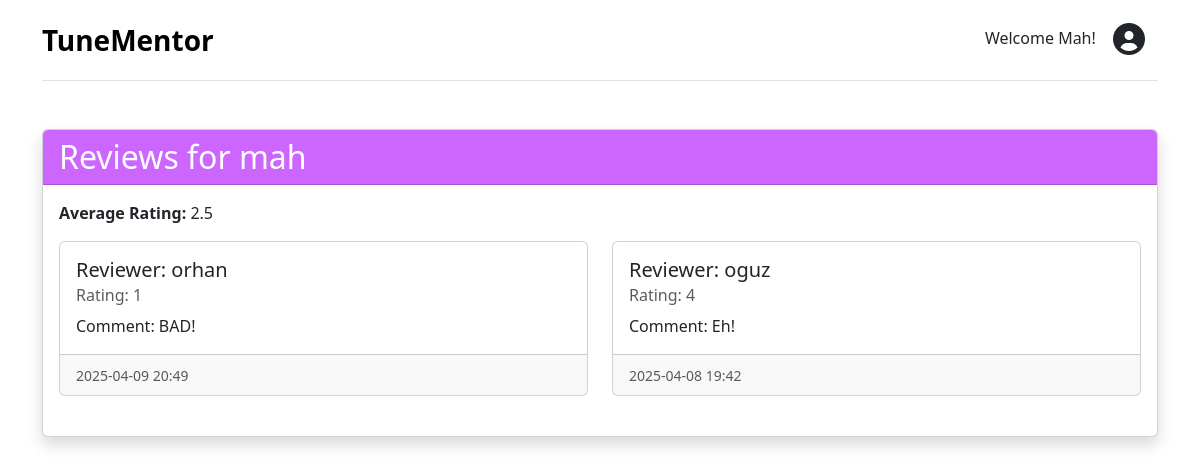
Page /instructor_reviews (signed in) on the committed database.
### tunementor/models.py (models this page shows, shortened)
class User(AbstractUser):
    ROLE_CHOICES = [
        ('instructor', 'Instructor'),
        ('apprentice', 'Apprentice')
    ]
    role = models.CharField(max_length=32, choices=ROLE_CHOICES, default="apprentice")
    profile_picture = models.ImageField(upload_to='profile_pictures/', blank=True, null=True)

class InstructorProfile(models.Model):
    CITY_CHOICES = [
        ('berlin', 'Berlin'),
        ('munich', 'Munich'),
        ('hamburg', 'Hamburg')
    ]
    LEVEL_CHOICES = [
        ('beginner', 'Beginner'),
        ('intermediate', 'Intermediate')
    ]
    instructor = models.OneToOneField(User, on_delete=models.CASCADE, related_name="instructor_profile")
    bio = models.TextField(blank=True, null=True)
    city = models.CharField(max_length=32, choices=CITY_CHOICES, default="berlin")
    level = models.CharField(max_length=32, choices=LEVEL_CHOICES, default="intermediate")
    instruments = models.ManyToManyField(Instrument, blank=True, related_name="instructors")
    def get_reviews(self):
        return self.reviews.all().order_by('-id')
    def get_avr_rating(self):
        reviews = self.get_reviews()
        if reviews.exists():
            return sum(review.rating for review in reviews) / reviews.count()
        return None

class Review(models.Model):
    reviewer = models.ForeignKey(User, on_delete=models.CASCADE, related_name="reviews_written")
    instructor_profile = models.ForeignKey(InstructorProfile, on_delete=models.CASCADE, related_name="reviews")
    rating = models.IntegerField(choices=[(i, i) for i in range(1, 6)])
    comment = models.TextField(blank=True, null=True)
    timestamp = models.DateTimeField(auto_now_add=True)

### tunementor/views.py (the view)
# urls.py: path("instructor_reviews", views.instructor_reviews, name="instructor_reviews"),
@login_required(login_url='login')
def instructor_reviews(request):
    if request.user.role != "instructor":
        messages.error(request, "Only instructors have access to this page.")
        return redirect("index")
    try:
        profile = request.user.instructor_profile
    except InstructorProfile.DoesNotExist:
        messages.error(request, "Your profile is not set up.")
        return redirect("index")
    reviews = profile.get_reviews().order_by("-timestamp")
    avg_rating = profile.get_avr_rating()
    return render(request, "tunementor/instructor_reviews.html", {
        "reviews": reviews,
        "average_rating": avg_rating,
        "profile": profile
    })

### tunementor/templates/tunementor/instructor_reviews.html
{% extends "tunementor/layout.html" %}
{% load static %}
{% block body %}
<div class="container mt-5">
    <div class="card shadow">
        <div class="card-header text-white" style="background-color: #cc66ff">
            <h2 class="card-title mb-0">Reviews for {{ profile.instructor.username }}</h2>
        </div>
        <div class="card-body">
            <p><strong>Average Rating:</strong> {{ average_rating|default:"N/A" }}</p>
            {% if reviews %}
                <div class="row">
                {% for review in reviews %}
                    <div class="col-md-6 mb-4">
                        <div class="card h-100">
                            <div class="card-body">
                                <h5 class="card-title">Reviewer: {{ review.reviewer.username }}</h5>
                                <h6 class="card-subtitle mb-2 text-muted">Rating: {{ review.rating }}</h6>
                                <p class="card-text">Comment: {{ review.comment }}</p>
                            </div>
                            <div class="card-footer">
                                <small class="text-muted">{{ review.timestamp|date:"Y-m-d H:i" }}</small>
                            </div>
                        </div>
                    </div>
                {% endfor %}
                </div>
            {% else %}
                <div class="alert alert-info" role="alert">
                    No reviews yet.
                </div>
            {% endif %}
        </div>
    </div>
</div>
{% endblock %}

### tunementor/templates/tunementor/layout.html (shortened to what this page needs)
{% load static %}
{% load socialaccount %}
<!DOCTYPE html>
<html lang="en">
<head>
    <link href="https://cdn.jsdelivr.net/npm/bootstrap@5.3.3/dist/css/bootstrap.min.css" rel="stylesheet">
    <link rel="stylesheet" href="{% static 'tunementor/style.css' %}">
    <link rel="stylesheet" href="https://cdnjs.cloudflare.com/ajax/libs/font-awesome/6.0.0/css/all.min.css">
</head>
<body>
    <div class="container">
        <header class="d-flex flex-wrap align-items-center justify-content-center justify-content-md-between py-3 mb-4 border-bottom">
            <div class="col-md-3 mb-2 mb-md-0">
                <a href="/" class="d-inline-flex link-body-emphasis text-decoration-none fw-bold fs-3">
                TuneMentor
                </a>
            </div>
            {% if user.is_authenticated %}
                <div class="col-md-9 text-end">
                    <span>Welcome {{ user.username|capfirst }}!</span>
                    <a href="{% url 'my_profile' user.id %}" class="btn">
                        <i class="fa-solid fa-circle-user fa-2x"></i>
                    </a>
                </div>
            {% endif %}
        </header>
    </div>
    <div class="body">
        {% block body %}
        {% endblock %}
    </div>
</body>
</html>

### tunementor/static/tunementor/style.css (style rules this page uses)
html { overflow-y: scroll; }

### rows in the picture
User: username "Mah"
InstructorProfile: instructor.username "mah"
Review: reviewer.username "orhan", rating "1", comment "BAD!", timestamp "2025-04-09 20:49"
Review: reviewer.username "oguz", rating "4", comment "Eh!", timestamp "2025-04-08 19:42"

### other values in the picture
{{ average_rating|default:"N/A" }} "2.5"
